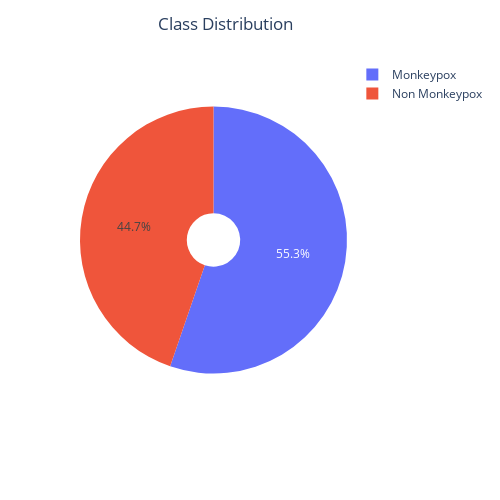

Here is the notebook cell this chart was saved with:
### Code cell
info_file = '../Monkeypox_Dataset_metadata.csv'
info = pd.read_csv(info_file)
info.head()
fig = px.pie(
    names=info.Label.unique(),
    values=info.Label.value_counts(),
    hole=0.2,
    width=500,
    height=500
)
fig.update_layout({'title':{'text':'Class Distribution','x':0.45}})
fig.show()

### Figure 1 — Plotly figure (JSON) as saved in the notebook; plotly's stock layout.template omitted (floating-point values rounded to 4 significant figures)
{"data": [{"domain": {"x": [0, 1], "y": [0, 1]}, "hole": 0.2, "hovertemplate": "label=%{label}<br>value=%{value}<extra></extra>", "labels": ["Monkeypox", "Non Monkeypox"], "legendgroup": "", "name": "", "showlegend": true, "type": "pie", "values": [126, 102]}], "layout": {"height": 500, "legend": {"tracegroupgap": 0}, "margin": {"t": 60}, "title": {"text": "Class Distribution", "x": 0.45}, "width": 500}}
